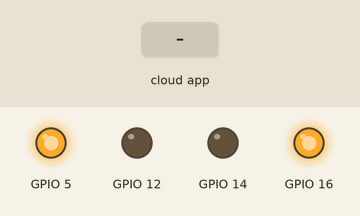
A sketch run on a simulated ESP8266 (NodeMCU). On the bench: output pins drawn as LEDs (lit = HIGH). The inputs (shaded band) are chosen by the test bench. WiFi joins after 1.5 s; servers stay silent unless stated.

Above: at 1.3 s.
1.4 s: the phone or cloud app sets l1 to 1
At 2.3 s:
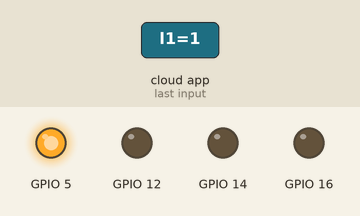
3.1 s: the phone or cloud app sets l2 to 1
At 3.4 s:
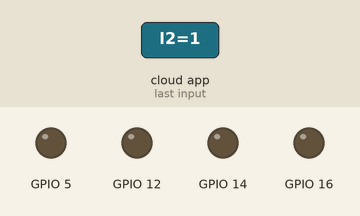
4.6 s: the phone or cloud app sets l3 to 0
At 5.7 s:
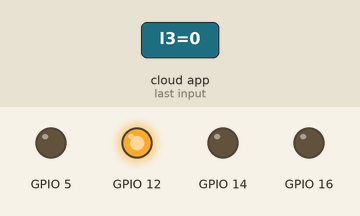
6.1 s: the phone or cloud app sets l4 to 0
At 6.9 s:
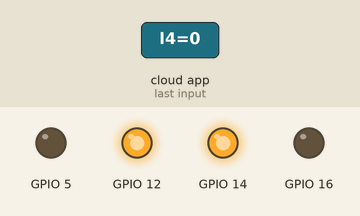
7.6 s: the phone or cloud app sets l1 to 0
At 8.0 s:
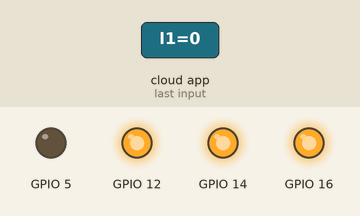
9.1 s: the phone or cloud app sets l2 to 0
At 10.3 s:
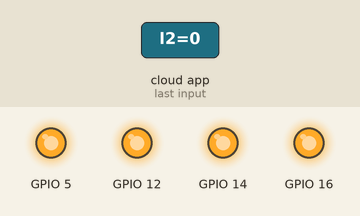
Timing chart, 0 to 11.6 s (numbered marks = the images above; inputs shaded):
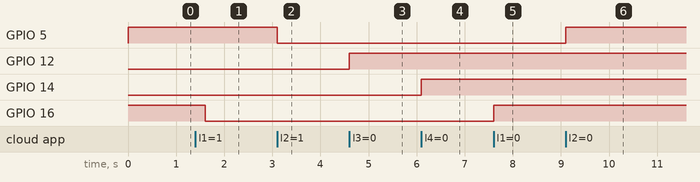

Measured:
- after the input at 1.4 s, GPIO 16: HIGH → LOW after 0.20 s
- after the input at 3.1 s, GPIO 5: HIGH → LOW at once
- after the input at 4.6 s, GPIO 12: LOW → HIGH at once
- after the input at 6.1 s, GPIO 14: LOW → HIGH at once
- after the input at 7.6 s, GPIO 16: LOW → HIGH at once
- after the input at 9.1 s, GPIO 5: LOW → HIGH at once

The sketch:

Untitled_mar15a.ino
```cpp
#include "arduino_secrets.h"
/*
  Sketch generated by the Arduino IoT Cloud Thing "Untitled"
  https://create.arduino.cc/cloud/things/724f0405-b8b5-4d24-8f8d-ed6d5319df46

  Arduino IoT Cloud Variables description

  The following variables are automatically generated and updated when changes are made to the Thing

  CloudSwitch l1;
  CloudSwitch l2;
  CloudSwitch l3;
  CloudSwitch l4;

  Variables which are marked as READ/WRITE in the Cloud Thing will also have functions
  which are called when their values are changed from the Dashboard.
  These functions are generated with the Thing and added at the end of this sketch.
*/

#include "thingProperties.h"

void setup() {
  // Initialize serial and wait for port to open:
  Serial.begin(9600);
  pinMode(16,OUTPUT);
  pinMode(5,OUTPUT);
  pinMode(14,OUTPUT);
  pinMode(12,OUTPUT);

  digitalWrite(16,HIGH);
  digitalWrite(5,HIGH);
  digitalWrite(22,HIGH);
  digitalWrite(23,HIGH);
  // This delay gives the chance to wait for a Serial Monitor without blocking if none is found
  delay(100);

  // Defined in thingProperties.h
  initProperties();

  // Connect to Arduino IoT Cloud
  ArduinoCloud.begin(ArduinoIoTPreferredConnection);

  /*
     The following function allows you to obtain more information
     related to the state of network and IoT Cloud connection and errors
     the higher number the more granular information you’ll get.
     The default is 0 (only errors).
     Maximum is 4
 */
  setDebugMessageLevel(2);
  ArduinoCloud.printDebugInfo();
}

void loop() {
  ArduinoCloud.update();
  // Your code here


}


/*
  Since L1 is READ_WRITE variable, onL1Change() is
  executed every time a new value is received from IoT Cloud.
*/
void onL1Change()  {
  // Add your code here to act upon L1 change
  if(l1)
  {
    digitalWrite(16,false);
  }
  else
  {
    digitalWrite(16,true);
  }
}

/*
  Since L2 is READ_WRITE variable, onL2Change() is
  executed every time a new value is received from IoT Cloud.
*/
void onL2Change()  {
  // Add your code here to act upon L2 change
   if(l2)
  {
    digitalWrite(5,LOW);
  }
  else
  {
    digitalWrite(5,HIGH);
  }
}


/*
  Since L3 is READ_WRITE variable, onL3Change() is
  executed every time a new value is received from IoT Cloud.
*/
void onL3Change()  {
  // Add your code here to act upon L3 change
   if(l3)
  {
    digitalWrite(12,LOW);
  }
  else
  {
    digitalWrite(12,HIGH);
  }
}

/*
  Since L4 is READ_WRITE variable, onL4Change() is
  executed every time a new value is received from IoT Cloud.
*/
void onL4Change()  {
  // Add your code here to act upon L4 change
   if(l4)
  {
    digitalWrite(14,LOW);
  }
  else
  {
    digitalWrite(14,HIGH);
  }
}
```

arduino_secrets.h
```cpp
#define SECRET_SSID ""
#define SECRET_OPTIONAL_PASS ""
#define SECRET_DEVICE_KEY ""
```

thingProperties.h
```cpp
// Code generated by Arduino IoT Cloud, DO NOT EDIT.

#include <ArduinoIoTCloud.h>
#include <Arduino_ConnectionHandler.h>

const char DEVICE_LOGIN_NAME[]  = "0f43fdc2-9ca1-4e33-915e-729bba88a4cf";

const char SSID[]               = SECRET_SSID;    // Network SSID (name)
const char PASS[]               = SECRET_OPTIONAL_PASS;    // Network password (use for WPA, or use as key for WEP)
const char DEVICE_KEY[]  = SECRET_DEVICE_KEY;    // Secret device password

void onL1Change();
void onL2Change();
void onL3Change();
void onL4Change();

CloudSwitch l1;
CloudSwitch l2;
CloudSwitch l3;
CloudSwitch l4;

void initProperties(){

  ArduinoCloud.setBoardId(DEVICE_LOGIN_NAME);
  ArduinoCloud.setSecretDeviceKey(DEVICE_KEY);
  ArduinoCloud.addProperty(l1, READWRITE, ON_CHANGE, onL1Change);
  ArduinoCloud.addProperty(l2, READWRITE, ON_CHANGE, onL2Change);
  ArduinoCloud.addProperty(l3, READWRITE, ON_CHANGE, onL3Change);
  ArduinoCloud.addProperty(l4, READWRITE, ON_CHANGE, onL4Change);

}

WiFiConnectionHandler ArduinoIoTPreferredConnection(SSID, PASS);
```
